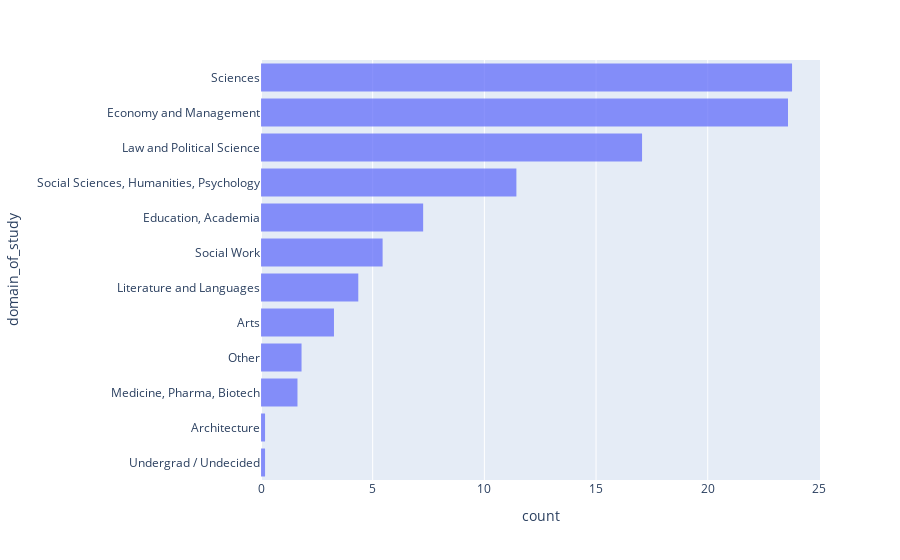

Write notebook code for a chart like this one.
### Code cell
fig = px.histogram(df_iid, y="domain_of_study", opacity = 0.75, histnorm="percent").update_yaxes(categoryorder = "total ascending")
fig.show()

### Figure 1 — Plotly figure (JSON) as saved in the notebook; plotly's stock layout.template omitted (floating-point values rounded to 4 significant figures; data arrays with more than 128 entries replaced by an {"elided": "..."} marker saying what was removed)
{"data": [{"alignmentgroup": "True", "bingroup": "y", "histnorm": "percent", "hovertemplate": "count=%{x}<br>domain_of_study=%{y}<extra></extra>", "legendgroup": "", "marker": {"color": "#636efa", "opacity": 0.75}, "name": "", "offsetgroup": "", "orientation": "h", "showlegend": false, "type": "histogram", "xaxis": "x", "y": {"elided": "551 str values"}, "yaxis": "y"}], "layout": {"barmode": "relative", "legend": {"tracegroupgap": 0}, "margin": {"t": 60}, "xaxis": {"anchor": "y", "domain": [0, 1], "title": {"text": "count"}}, "yaxis": {"anchor": "x", "categoryorder": "total ascending", "domain": [0, 1], "title": {"text": "domain_of_study"}}}}
